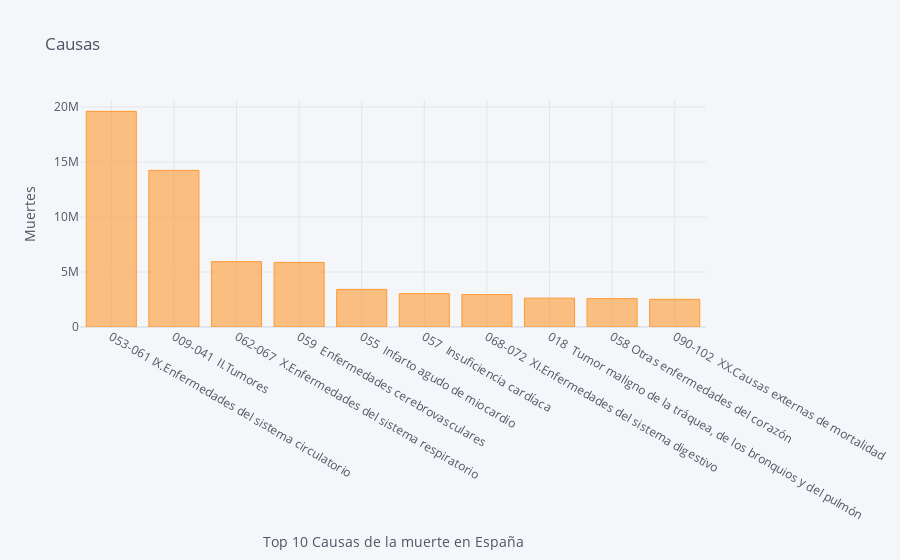

Notebook code for this chart:
### Code cell
dataset_bar.iplot(kind='bar',
                  x='Causa de muerte',
                  xTitle='Top 10 Causas de la muerte en España',
                  yTitle='Muertes',
                  title='Causas')

### Figure 1 — Plotly figure (JSON) as saved in the notebook; plotly's stock layout.template omitted (floating-point values rounded to 4 significant figures)
{"data": [{"marker": {"color": "rgba(255, 153, 51, 0.6)", "line": {"color": "rgba(255, 153, 51, 1.0)", "width": 1}}, "name": "Total", "orientation": "v", "text": "", "type": "bar", "x": ["053-061 IX.Enfermedades del sistema circulatorio", "009-041  II.Tumores", "062-067  X.Enfermedades del sistema respiratorio", "059  Enfermedades cerebrovasculares", "055  Infarto agudo de miocardio", "057  Insuficiencia cardíaca", "068-072  XI.Enfermedades del sistema digestivo", "018  Tumor maligno de la tráquea, de los bronquios y del pulmón", "058 Otras enfermedades del corazón", "090-102  XX.Causas externas de mortalidad"], "y": [19605948, 14237728, 5943228, 5871364, 3420648, 3033372, 2946224, 2624368, 2579668, 2516624]}], "layout": {"legend": {"bgcolor": "#F5F6F9", "font": {"color": "#4D5663"}}, "paper_bgcolor": "#F5F6F9", "plot_bgcolor": "#F5F6F9", "title": {"font": {"color": "#4D5663"}, "text": "Causas"}, "xaxis": {"gridcolor": "#E1E5ED", "showgrid": true, "tickfont": {"color": "#4D5663"}, "title": {"font": {"color": "#4D5663"}, "text": "Top 10 Causas de la muerte en España"}, "zerolinecolor": "#E1E5ED"}, "yaxis": {"gridcolor": "#E1E5ED", "showgrid": true, "tickfont": {"color": "#4D5663"}, "title": {"font": {"color": "#4D5663"}, "text": "Muertes"}, "zerolinecolor": "#E1E5ED"}}}
